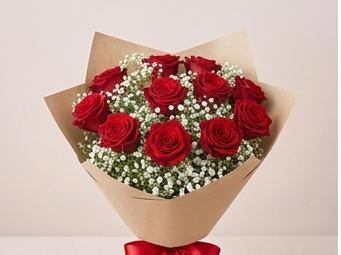
#> input picture assets/products/src/r1.jpg, 341 x 255 px
$ python -i process_images.py   (imports and definitions only)
#> lines starting #> are read from the running program, lines starting #| are printed output that depends on the picture; after the words box and inside, x2 and y2 are one past the last pixel; in counts of white or black regions, pixels touching at a corner belong together
#> further down, picture is the input picture: PIL image 341x255 RGB; mean R, G, B 197.8, 165.4, 156
"""La Fleur — product photo pipeline (ТЗ §16–18).

Every product photo is rebuilt on one template so the catalogue reads as a
single photo session:

  * 1200 x 1500 (4:5), warm stone studio backdrop, soft floor shadow
  * bouquet cut out (rembg) and placed centred, ~76% of the frame height
  * the bouquet itself is never recoloured, redrawn or edited

Scene photos (splash, editorial, occasion tiles) get the same cut-out
treatment on a dark botanical backdrop, see SCENES.

Usage:
    pip install pillow "rembg[cpu]"
    python3 scripts/process_images.py            # everything
    python3 scripts/process_images.py r6 b4      # only these ids

Source for each product id is chosen in SOURCES below. To use a real photo,
drop it into assets/products/src/<id>.jpg (or incoming/) and point SOURCES at
it. Cut-outs are cached in scripts/.cache (not committed).
"""
import os
import sys

from PIL import Image, ImageChops, ImageDraw, ImageFilter

ROOT = os.path.dirname(os.path.dirname(os.path.abspath(__file__)))
P = lambda *a: os.path.join(ROOT, *a)
CACHE = P("scripts", ".cache")

W, H = 1200, 1500
TOP = (223, 214, 203)      # warm stone, lit
BOTTOM = (204, 193, 180)   # warm stone, floor
LEGACY_CAPTION = 58        # px band with burned-in captions on the old 341x255 photos

# id -> (source file, rembg model or None, optional pre-crop box)
# `incoming/*` are partner photos used as TEMPORARY placeholders until the
# real product photo exists. Replace the entry when the photo arrives.
SOURCES = {
    # roses
    "r1": ("assets/products/src/r1.jpg", "u2net", None),
    "r2": ("assets/products/src/r2.jpg", "u2net", None),
    "r3": ("incoming/04.jpg", "isnet-general-use", (0, 0, 1206, 1180)),   # placeholder
    "r4": ("incoming/05.jpg", "isnet-general-use", (0, 200, 1206, 1125)),                 # placeholder
    "r5": ("assets/products/src/r5.jpg", "u2net", None),
    "r6": ("incoming/02.jpg", "isnet-general-use", None),                 # placeholder (white roses)
    # pions
    "p1": ("assets/products/src/p1.jpg", "u2net", None),
    "p2": ("assets/products/src/p2.jpg", "key", None),                    # model cut-out fails: key out the plain wall
    "p3": ("incoming/08.jpg", "isnet-general-use", None),                 # placeholder
    "p4": ("assets/products/src/p4.jpg", "u2net", None),
    # author
    "m1": ("assets/products/src/m1.jpg", "u2net", None),
    "m2": ("assets/products/src/m2.jpg", "u2net", None),
    "m3": ("assets/products/src/m3.jpg", "u2net", None),
    "m4": ("assets/products/src/m4.jpg", "u2net", None),
    # boxes
    "b1": ("assets/products/src/b1.jpg", "u2net", None),
    "b2": ("assets/products/src/b2.jpg", "isnet-general-use", None),
    "b3": ("assets/products/src/b3.jpg", "u2net", None),
    "b4": ("incoming/06.jpg", "isnet-general-use", (0, 0, 1206, 1480)),   # placeholder
    # gift sets
    "cmb1": ("assets/products/src/cmb1.jpg", "isnet-general-use", None),
    "cmb2": ("assets/products/src/cmb2.jpg", "key", None),                # model cut-out fails: key out the plain wall
    # add-ons (square)
    "e1": ("assets/products/src/e1.jpg", "u2net", None),
    "e2": ("assets/products/src/e2.jpg", "u2net", None),
    "e3": ("assets/products/src/e3.jpg", "u2net", None),
    "e4": ("assets/products/src/e4.jpg", "u2net", None),
    "e5": ("assets/products/src/e5.jpg", "u2net", None),
    "e6": ("assets/products/src/e6.jpg", "u2net", None),
    # collection tiles for categories that have no products yet (placeholders)
    "tile-mono": ("incoming/03.jpg", "isnet-general-use", None),
    "tile-compositions": ("incoming/01.jpg", "isnet-general-use", None),
    "tile-gifts": ("incoming/07.jpg", "isnet-general-use", (0, 0, 1150, 1540)),
}


# [7 lines left out: function load_source, not called in this run]


_sessions = {}


# [14 lines left out: function cutout, not called in this run]


def keep_main(alpha, keep=.08):
    """Drop stray specks: keep connected blobs >= `keep` of the largest one."""
    w, h = alpha.size
    f = 4 if max(w, h) > 600 else 2
    small = alpha.resize((w // f, h // f)).point(lambda v: 255 if v > 20 else 0)
    sw, sh = small.size
    px = small.load()
    seen = [[False] * sh for _ in range(sw)]
    blobs = []
    for x0 in range(sw):
        for y0 in range(sh):
            if px[x0, y0] and not seen[x0][y0]:
                stack, pts = [(x0, y0)], []
                seen[x0][y0] = True
                while stack:
                    x, y = stack.pop()
                    pts.append((x, y))
                    for nx, ny in ((x + 1, y), (x - 1, y), (x, y + 1), (x, y - 1)):
                        if 0 <= nx < sw and 0 <= ny < sh and px[nx, ny] and not seen[nx][ny]:
                            seen[nx][ny] = True
                            stack.append((nx, ny))
                blobs.append(pts)
    if not blobs:
        return alpha
    big = max(len(b) for b in blobs)
    m = Image.new("L", (sw, sh), 0)
    mp = m.load()
    for b in blobs:
        if len(b) >= big * keep:
            for x, y in b:
                mp[x, y] = 255
    m = m.filter(ImageFilter.MaxFilter(5)).resize((w, h)).filter(ImageFilter.GaussianBlur(1.5))
    return ImageChops.multiply(alpha, m)


def key_out(im, tol=34):
    """Remove a plain studio wall by colour distance (for photos the model
    cannot separate, e.g. lilac flowers on a pink wall)."""
#> called with tol = 34
    w, h = im.size
#> w = 341; h = 255
    border = [im.getpixel((x, 2)) for x in range(0, w, 3)] + [im.getpixel((2, y)) for y in range(0, h // 2, 3)] + \
             [im.getpixel((w - 3, y)) for y in range(0, h // 2, 3)]
#> border = 200 items, first 6: (228, 217, 213), (228, 217, 213), (228, 217, 213), (228, 217, 213), (228, 217, 213), (228, 217, 213)
    wall = tuple(sorted(c[i] for c in border)[len(border) // 2] for i in range(3))
#> wall = (229, 217, 214)
    diff = ImageChops.difference(im, Image.new("RGB", im.size, wall)).convert("L")
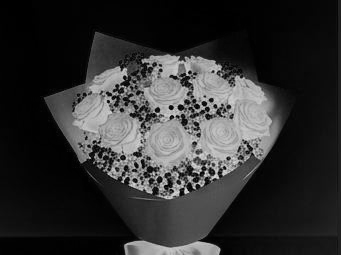
#> diff: PIL image 341x255 L; min 0, max 218, mean 47.8
    a = diff.point(lambda v: 0 if v < tol * .6 else (255 if v > tol else int((v - tol * .6) / (tol * .4) * 255)))
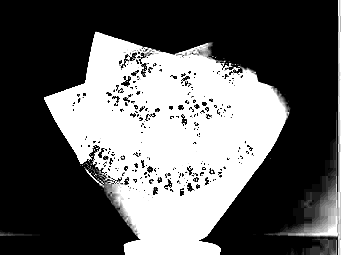
#> a: PIL image 341x255 L; min 0, max 255, mean 96.4
    a = a.filter(ImageFilter.MedianFilter(3))
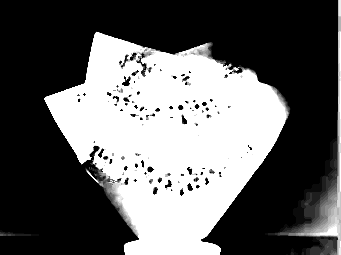
#> a: PIL image 341x255 L; min 0, max 255, mean 98.2
    out = im.convert("RGBA")
    out.putalpha(keep_main(a))
#> in keep_main, `small = alpha.resize((w // f, h // f)).point(lambda v: 255 if v > 20 e..`:
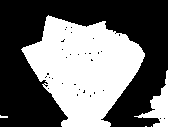
#> small: PIL image 170x127 L; 43.3% white; 5 white regions (3 under 20 px), largest, box (x1, y1, x2, y2) and area: (21, 15, 145, 127) 8456, (134, 0, 170, 127) 883
#> in keep_main, `m = Image.new("L", (sw, sh), 0)`: m: PIL image 170x127 L; every value is 0
#> in keep_main, `m = m.filter(ImageFilter.MaxFilter(5)).resize((w, h)).filter(ImageFilt..`:
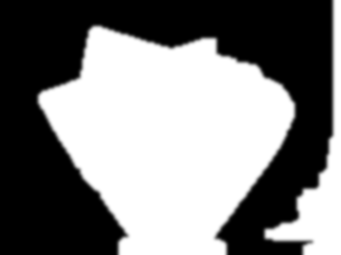
#> m: PIL image 341x255 L; min 0, max 255, mean 126.9
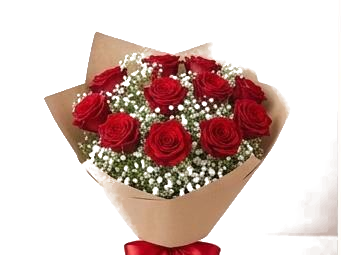
#> out: PIL image 341x255 RGBA; mean R, G, B, A 197.8, 165.4, 156, 98.2; transparent parts drawn white
    return out


# [9 lines left out: function soft_edge, not called in this run]


# Backdrops -----------------------------------------------------------------
LIGHT = dict(top=TOP, bottom=BOTTOM, glow=(246, 240, 232), glow_a=38, shadow=(92, 78, 66), shadow_a=110)
# dark botanical, in the site palette (#1E2A23 -> #11100E): splash, editorial, occasions
DARK = dict(top=(34, 46, 39), bottom=(17, 16, 14), glow=(70, 88, 76), glow_a=70, shadow=(0, 0, 0), shadow_a=150)


# [37 lines left out: functions backdrop, compose, not called in this run]


def save(im, name, q=84):
    im.save(P("assets", "products", name + ".jpg"), "JPEG", quality=q, optimize=True, progressive=True)
    im.save(P("assets", "products", name + ".webp"), "WEBP", quality=q - 4)


# [16 lines left out: function build, not called in this run]


# Scene photos: same cut-out treatment, dark botanical backdrop -------------
# key -> (source, model, pre-crop, output path, size, layout)
SCENES = {
    "splash-m":  ("incoming/02.jpg", "isnet-general-use", None, ("hero", "splash-m"), (1110, 2400), dict(fill_h=.36, fill_w=.74, base=.52)),
    "splash-d":  ("incoming/02.jpg", "isnet-general-use", None, ("hero", "splash-d"), (1920, 1080), dict(fill_h=.84, fill_w=.38, base=.95, cx=.77)),
    "editorial": ("incoming/04.jpg", "isnet-general-use", (0, 0, 1206, 1180), ("hero", "editorial"), (1200, 1500), dict(fill_h=.78, fill_w=.86, base=.9)),
    # occasions: 05 cropped so the partner watermark stays out of frame
    "occ-birthday": ("incoming/01.jpg", "isnet-general-use", None, ("occasions", "birthday"), (900, 1125), dict(fill_h=.6, fill_w=.8, base=.72)),
    "occ-her":      ("incoming/08.jpg", "isnet-general-use", None, ("occasions", "her"), (900, 1125), dict(fill_h=.62, fill_w=.8, base=.74)),
    "occ-him":      ("incoming/07.jpg", "isnet-general-use", (0, 0, 1150, 1540), ("occasions", "him"), (900, 1125), dict(fill_h=.64, fill_w=.8, base=.74)),
    "occ-love":     ("incoming/05.jpg", "isnet-general-use", (0, 200, 1206, 1125), ("occasions", "love"), (900, 1125), dict(fill_h=.6, fill_w=.84, base=.72)),
    "occ-thanks":   ("incoming/06.jpg", "isnet-general-use", (0, 0, 1206, 1480), ("occasions", "thanks"), (900, 1125), dict(fill_h=.6, fill_w=.84, base=.72)),
    "occ-noreason": ("incoming/03.jpg", "isnet-general-use", None, ("occasions", "noreason"), (900, 1125), dict(fill_h=.68, fill_w=.8, base=.76)),
}


# [11 lines left out: function build_scene, not called in this run]


# [4 lines not run here, left out]

>>> from PIL import Image
>>> picture = Image.open('../assets/products/src/r1.jpg')
>>> result = key_out(picture)

$ run again, on assets/products/src/r3.jpg
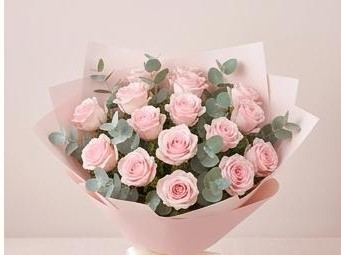
#> input picture assets/products/src/r3.jpg, 341 x 255 px
#> picture is the input picture: PIL image 341x255 RGB; mean R, G, B 209.5, 187.6, 181
#> border = 200 items, first 6: (251, 252, 247), (255, 251, 248), (223, 209, 208), (230, 212, 210), (230, 212, 208), (228, 213, 208)
#> wall = (229, 214, 212)
#> in keep_main, `small = alpha.resize((w // f, h // f)).point(lambda v: 255 if v > 20 e..`:
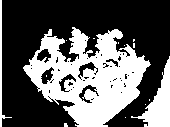
#> small: PIL image 170x127 L; 37.5% white; 14 white regions (11 under 20 px), largest, box (x1, y1, x2, y2) and area: (23, 27, 151, 127) 6760, (131, 56, 170, 127) 1024, (0, 0, 12, 127) 272
#> in key_out, `out.putalpha(keep_main(a))`:
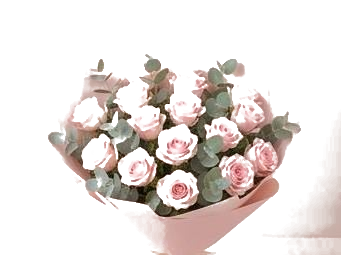
#> out: PIL image 341x255 RGBA; mean R, G, B, A 209.5, 187.6, 181, 71.9; transparent parts drawn white

$ run again, on assets/products/src/r4.jpg
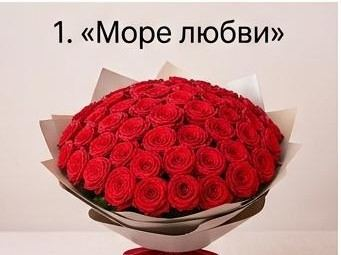
#> input picture assets/products/src/r4.jpg, 341 x 255 px
#> picture is the input picture: PIL image 341x255 RGB; mean R, G, B 200, 144.8, 143.5
#> border = 200 items, first 6: (228, 223, 220), (228, 223, 220), (228, 223, 220), (228, 223, 220), (228, 223, 220), (228, 223, 220)
#> wall = (230, 224, 220)
#> in keep_main, `small = alpha.resize((w // f, h // f)).point(lambda v: 255 if v > 20 e..`:
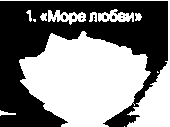
#> small: PIL image 170x127 L; 51.5% white; 10 black regions (9 under 20 px), largest, box (x1, y1, x2, y2) and area: (0, 1, 168, 127) 10423
#> in key_out, `out.putalpha(keep_main(a))`:
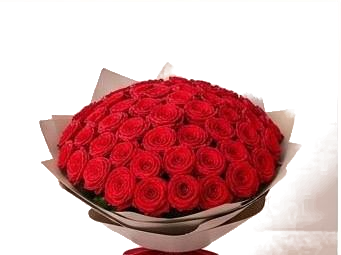
#> out: PIL image 341x255 RGBA; mean R, G, B, A 200, 144.8, 143.5, 108.8; transparent parts drawn white

$ run again, on assets/products/src/r6.jpg
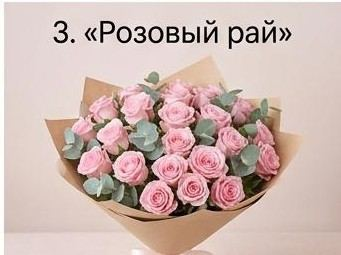
#> input picture assets/products/src/r6.jpg, 341 x 255 px
#> picture is the input picture: PIL image 341x255 RGB; mean R, G, B 205.8, 182, 175.9
#> border = 200 items, first 6: (251, 251, 251), (246, 244, 245), (227, 218, 219), (226, 218, 216), (225, 220, 216), (223, 219, 216)
#> wall = (226, 220, 216)
#> in keep_main, `small = alpha.resize((w // f, h // f)).point(lambda v: 255 if v > 20 e..`:
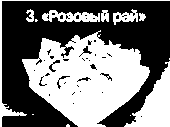
#> small: PIL image 170x127 L; 46.7% white; 13 white regions (5 under 20 px), largest, box (x1, y1, x2, y2) and area: (22, 30, 150, 127) 7315, (124, 61, 170, 127) 1376, (0, 0, 170, 127) 564
#> in key_out, `out.putalpha(keep_main(a))`:
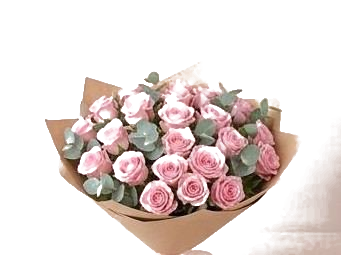
#> out: PIL image 341x255 RGBA; mean R, G, B, A 205.8, 182, 175.9, 85.8; transparent parts drawn white
